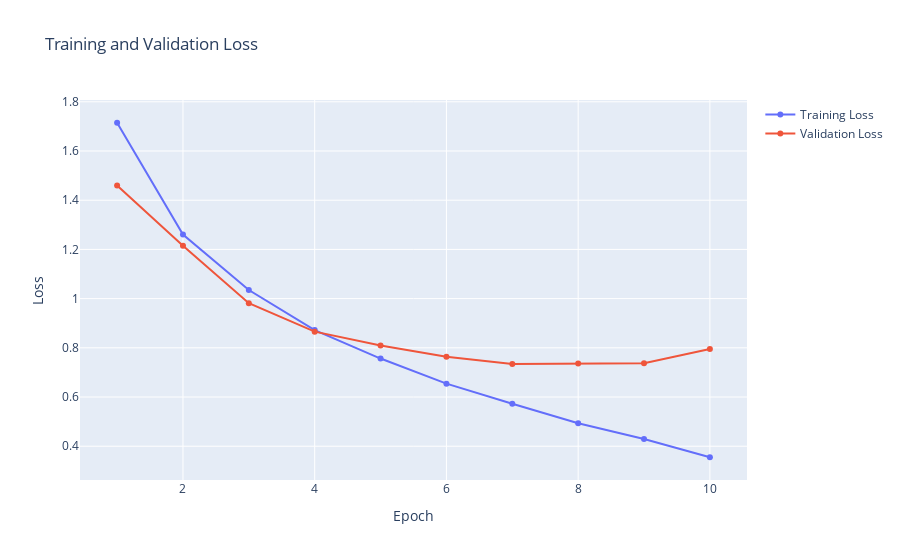

The code cell stored with this chart in its notebook:
### Markdown cell above
Plot the training loss (and validation loss/accuracy, if recorded).

### Code cell
# plot the training loss and validation loss in plotly plot
import plotly.graph_objects as go
fig = go.Figure()
fig.add_trace(go.Scatter(x=np.arange(1,num_epochs+1), y=loss_values,
                    mode='lines+markers',
                    name='Training Loss'))
fig.add_trace(go.Scatter(x=np.arange(1,num_epochs+1), y=val_loss_values,
                    mode='lines+markers',
                    name='Validation Loss'))
fig.update_layout(title='Training and Validation Loss',
                     xaxis_title='Epoch',
                        yaxis_title='Loss') 
fig.show()

### Figure 1 — Plotly figure (JSON) as saved in the notebook; plotly's stock layout.template omitted (floating-point values rounded to 4 significant figures)
{"data": [{"mode": "lines+markers", "name": "Training Loss", "type": "scatter", "x": [1, 2, 3, 4, 5, 6, 7, 8, 9, 10], "y": [1.715, 1.261, 1.035, 0.8721, 0.7564, 0.6544, 0.5724, 0.4936, 0.4292, 0.3552]}, {"mode": "lines+markers", "name": "Validation Loss", "type": "scatter", "x": [1, 2, 3, 4, 5, 6, 7, 8, 9, 10], "y": [1.46, 1.215, 0.9814, 0.8658, 0.8091, 0.7637, 0.7344, 0.7368, 0.7372, 0.7954]}], "layout": {"title": {"text": "Training and Validation Loss"}, "xaxis": {"title": {"text": "Epoch"}}, "yaxis": {"title": {"text": "Loss"}}}}
